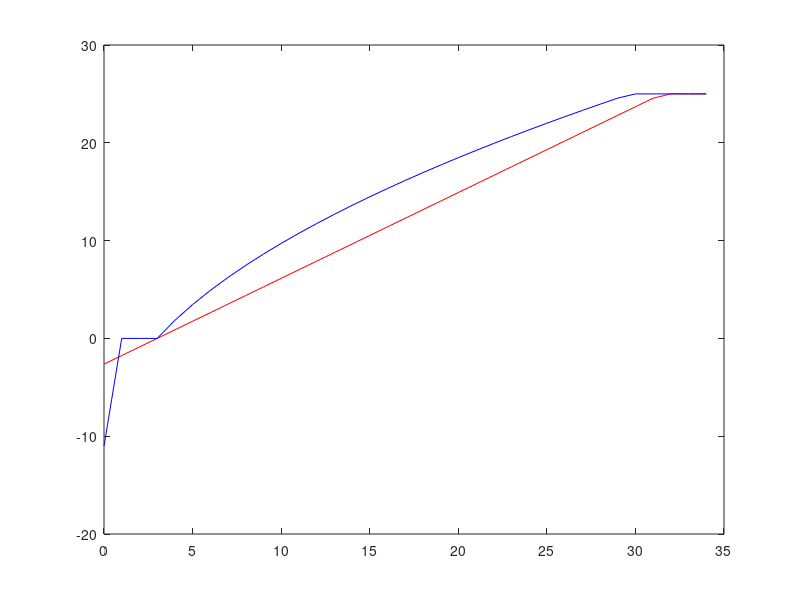

Here is the MATLAB script that generated this plot:
%% Compare the equilibrium spacing between Newell and Gipps

% Gipps equilibirum speed 
% /////Ciuffo, Biagio, Vincenzo Punzo, 
% //and Marcello Montanino. 
% //"Thirty Years of Gipps' Car-Following Model: 
% //Applications, Developments, and New Features." 
% //Transportation Research Record: 
% //Journal of the Transportation Research Board 
% //2315 (2012): 89-99. (Eq. 3a)

clear;

v_max = 25;  %[m/s]
tau = 0.3; 
theta = 0.2;
b_f = -2;
b_e = -2*1.1;

% for newell
headway = 1.5;
jamgap = 3; %[m]
len = 6; %[m]

capacity = 2400; % [vphpl]
headway = ...
    (v_max/(capacity/3600)-jamgap-len)/v_max;

for i=6:40
    speed_newell(i-5)=min(v_max,(i-jamgap-len)/headway);
end

for i=6:40
    speed_gipps(i-5)=min(v_max, ...
        max((tau+theta)/(1/-b_f-1/(-b_e))...
        *(-1+sqrt(1+(2*(i-(len+jamgap))*(1/-b_f-1/(-b_e)))/(tau+theta)^2)),0));
end

dis = 6:40;
dis = dis - len;
plot(dis, speed_newell,'r');hold on;
plot(dis, speed_gipps,'b'); hold off;
